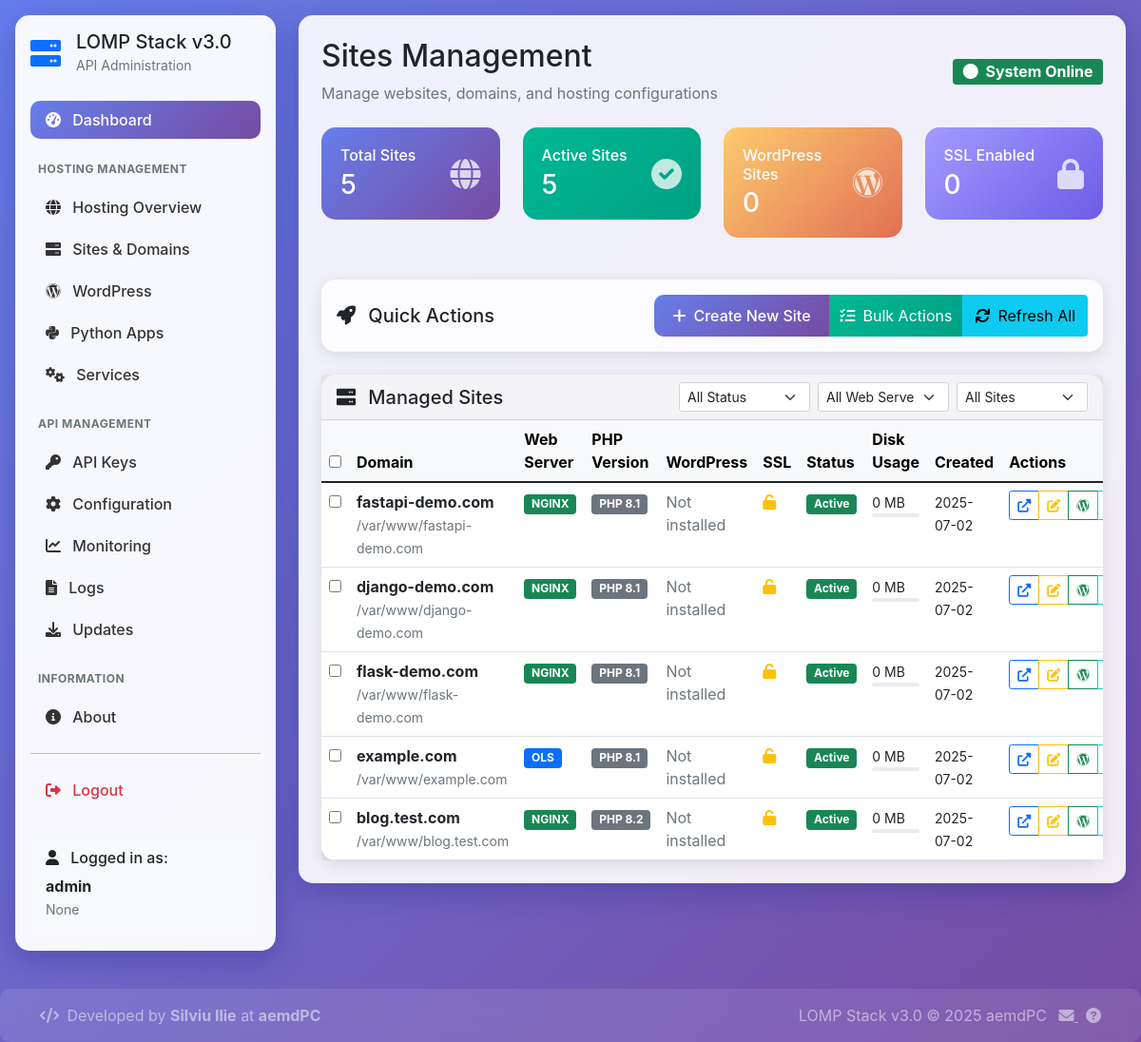
Screenshot of /sites (signed in) with the database file from the repository.
### tables this page shows
CREATE TABLE sites (
            id INTEGER PRIMARY KEY AUTOINCREMENT,
            domain TEXT UNIQUE NOT NULL,
            subdomain TEXT,
            document_root TEXT NOT NULL,
            php_version TEXT DEFAULT '8.1',
            web_server TEXT DEFAULT 'ols',
            ssl_enabled BOOLEAN DEFAULT 0,
            ssl_cert_path TEXT,
            wp_installed BOOLEAN DEFAULT 0,
            wp_version TEXT,
            wp_admin_user TEXT,
            wp_admin_email TEXT,
            disk_usage INTEGER DEFAULT 0,
            bandwidth_used INTEGER DEFAULT 0,
            status TEXT DEFAULT 'active',
            created_at TIMESTAMP DEFAULT CURRENT_TIMESTAMP,
            updated_at TIMESTAMP DEFAULT CURRENT_TIMESTAMP
        , site_type TEXT DEFAULT "php", python_version TEXT DEFAULT "3.11", python_framework TEXT, python_venv_path TEXT, python_wsgi_file TEXT, python_requirements_file TEXT, python_port INTEGER);

### admin_dashboard.py (the view)
    def decorated_function(*args, **kwargs):
        if 'admin_user' not in session:
            return redirect(url_for('login'))
        return f(*args, **kwargs)

### templates/sites.html (shortened to what this page needs)
{% extends "base.html" %}
{% block page_title %}Sites Management{% endblock %}
{% block subtitle %}Manage websites, domains, and hosting configurations{% endblock %}
{% set default_disk_limit_mb = 1024 %}
{% block content %}
<div class="row mb-4">
    <div class="col-md-3">
        <div class="stat-card">
            <div class="d-flex justify-content-between align-items-center">
                <div>
                    <h6 class="mb-1">Total Sites</h6>
                    <h3 class="mb-0">{{ sites|length }}</h3>
                </div>
                <i class="fas fa-globe fa-2x opacity-75"></i>
            </div>
        </div>
    </div>
    <div class="col-md-3">
        <div class="stat-card" style="background: linear-gradient(135deg, #00b894 0%, #00a085 100%);">
            <div class="d-flex justify-content-between align-items-center">
                <div>
                    <h6 class="mb-1">Active Sites</h6>
                    <h3 class="mb-0">{{ sites|selectattr('status', 'equalto', 'active')|list|length }}</h3>
                </div>
                <i class="fas fa-check-circle fa-2x opacity-75"></i>
            </div>
        </div>
    </div>
    <div class="col-md-3">
        <div class="stat-card" style="background: linear-gradient(135deg, #fdcb6e 0%, #e17055 100%);">
            <div class="d-flex justify-content-between align-items-center">
                <div>
                    <h6 class="mb-1">WordPress Sites</h6>
                    <h3 class="mb-0">{{ sites|selectattr('wp_installed', 'equalto', true)|list|length }}</h3>
                </div>
                <i class="fab fa-wordpress fa-2x opacity-75"></i>
            </div>
        </div>
    </div>
    <div class="col-md-3">
        <div class="stat-card" style="background: linear-gradient(135deg, #a29bfe 0%, #6c5ce7 100%);">
            <div class="d-flex justify-content-between align-items-center">
                <div>
                    <h6 class="mb-1">SSL Enabled</h6>
                    <h3 class="mb-0">{{ sites|selectattr('ssl_enabled', 'equalto', true)|list|length }}</h3>
                </div>
                <i class="fas fa-lock fa-2x opacity-75"></i>
            </div>
        </div>
    </div>
</div>
<div class="row mb-4">
    <div class="col-md-12">
        <div class="card">
            <div class="card-body">
                <div class="d-flex justify-content-between align-items-center">
                    <h5 class="card-title mb-0">
                        <i class="fas fa-rocket me-2"></i>
                        Quick Actions
                    </h5>
                    <div class="btn-group">
                        <button class="btn btn-primary" onclick="showCreateSiteModal()">
                            <i class="fas fa-plus me-2"></i>Create New Site
                        </button>
                        <button class="btn btn-success" onclick="showBulkActionsModal()">
                            <i class="fas fa-tasks me-2"></i>Bulk Actions
                        </button>
                        <button class="btn btn-info" onclick="refreshAllSites()">
                            <i class="fas fa-sync me-2"></i>Refresh All
                        </button>
                    </div>
                </div>
            </div>
        </div>
    </div>
</div>
<div class="row">
    <div class="col-md-12">
        <div class="card">
            <div class="card-header">
                <div class="d-flex justify-content-between align-items-center">
                    <h5 class="mb-0">
                        <i class="fas fa-server me-2"></i>
                        Managed Sites
                    </h5>
                    <div class="d-flex gap-2">
                        <select class="form-select form-select-sm" id="statusFilter" onchange="filterSites()">
                            <option value="">All Status</option>
                        </select>
                        <select class="form-select form-select-sm" id="webServerFilter" onchange="filterSites()">
                            <option value="">All Web Servers</option>
                        </select>
                        <select class="form-select form-select-sm" id="wpFilter" onchange="filterSites()">
                            <option value="">All Sites</option>
                        </select>
                    </div>
                </div>
            </div>
            <div class="card-body p-0">
                {% if sites %}
                <div class="table-responsive">
                    <table class="table table-hover mb-0" id="sitesTable">
                        <thead class="table-light">
                            <tr>
                                <th>
                                    <input type="checkbox" id="selectAll" onchange="toggleSelectAll()">
                                </th>
                                <th>Domain</th>
                                <th>Web Server</th>
                                <th>PHP Version</th>
                                <th>WordPress</th>
                                <th>SSL</th>
                                <th>Status</th>
                                <th>Disk Usage</th>
                                <th>Created</th>
                                <th>Actions</th>
                            </tr>
                        </thead>
                        <tbody>
                            {% for site in sites %}
                            <tr data-status="{{ site.status }}" data-server="{{ site.web_server }}" data-wp="{{ site.wp_installed }}">
                                <td>
                                    <input type="checkbox" class="site-checkbox" value="{{ site.id }}">
                                </td>
                                <td>
                                    <div class="d-flex align-items-center">
                                        <div>
                                            <strong>{{ site.full_domain }}</strong>
                                            <br>
                                            <small class="text-muted">{{ site.document_root }}</small>
                                        </div>
                                    </div>
                                </td>
                                <td>
                                    <span class="badge {% if site.web_server == 'ols' %}bg-primary{% elif site.web_server == 'nginx' %}bg-success{% else %}bg-info{% endif %}">
                                        {{ site.web_server.upper() }}
                                    </span>
                                </td>
                                <td>
                                    <span class="badge bg-secondary">PHP {{ site.php_version }}</span>
                                </td>
                                <td>
                                    {% if site.wp_installed %}
                                    <div class="d-flex align-items-center">
                                        <i class="fab fa-wordpress text-primary me-1"></i>
                                        <small>{{ site.wp_version or 'Installed' }}</small>
                                    </div>
                                    {% else %}
                                    <span class="text-muted">Not installed</span>
                                    {% endif %}
                                </td>
                                <td>
                                    {% if site.ssl_enabled %}
                                    <i class="fas fa-lock text-success" title="SSL Enabled"></i>
                                    {% else %}
                                    <i class="fas fa-unlock text-warning" title="SSL Disabled"></i>
                                    {% endif %}
                                </td>
                                <td>
                                    {% if site.status == 'active' %}
                                    <span class="badge bg-success">Active</span>
                                    {% else %}
                                    <span class="badge bg-danger">Inactive</span>
                                    {% endif %}
                                </td>
                                <td>
                                    <div class="d-flex align-items-center">
                                        <div class="flex-grow-1">
                                            <small>{{ "%.1f"|format(site.disk_usage / 1024 / 1024) if site.disk_usage else '0' }} MB</small>
                                            <div class="progress" style="height: 4px;">
                                                {% set disk_usage_mb = (site.disk_usage / 1024 / 1024) if site.disk_usage else 0 %}
                                                {% set max_disk_mb = site.disk_limit_mb if site.disk_limit_mb else default_disk_limit_mb %}
                                                {% set usage_percentage = (disk_usage_mb / max_disk_mb * 100) if disk_usage_mb else 0 %}
                                                {% set safe_percentage = [usage_percentage, 100]|min %}
                                            </div>
                                        </div>
                                    </div>
                                </td>
                                <td>
                                    <small>{{ site.created_at[:10] if site.created_at else 'Unknown' }}</small>
                                </td>
                                <td>
                                    <div class="btn-group btn-group-sm">
                                        <a href="http://{{ site.full_domain }}" target="_blank" class="btn btn-outline-primary" title="Visit Site">
                                            <i class="fas fa-external-link-alt"></i>
                                        </a>
                                        <button class="btn btn-outline-warning" onclick="editSite('{{ site.id }}')" title="Edit Site">
                                            <i class="fas fa-edit"></i>
                                        </button>
                                        {% if not site.wp_installed %}
                                        <button class="btn btn-outline-success" onclick="installWordPress('{{ site.id }}')" title="Install WordPress">
                                            <i class="fab fa-wordpress"></i>
                                        </button>
                                        {% endif %}
                                        <button class="btn btn-outline-info" onclick="manageSite('{{ site.id }}')" title="Manage">
                                        </button>
                                    </div>
                                </td>
                            </tr>
                            {% endfor %}
                        </tbody>
                    </table>
                </div>
                {% endif %}
            </div>
        </div>
    </div>
</div>
{% endblock %}

### rows the page displays
sites: full_domain "fastapi-demo.com", document_root "/var/www/fastapi-demo.com", web_server "NGINX", php_version "8.1", wp_installed "Not installed", ssl_enabled False (drawn), status "Active", disk_usage "0", created_at "2025-07-02"
sites: full_domain "django-demo.com", document_root "/var/www/django-demo.com", web_server "NGINX", php_version "8.1", wp_installed "Not installed", ssl_enabled False (drawn), status "Active", disk_usage "0", created_at "2025-07-02"
sites: full_domain "flask-demo.com", document_root "/var/www/flask-demo.com", web_server "NGINX", php_version "8.1", wp_installed "Not installed", ssl_enabled False (drawn), status "Active", disk_usage "0", created_at "2025-07-02"
sites: full_domain "example.com", document_root "/var/www/example.com", web_server "OLS", php_version "8.1", wp_installed "Not installed", ssl_enabled False (drawn), status "Active", disk_usage "0", created_at "2025-07-02"
sites: full_domain "blog.test.com", document_root "/var/www/blog.test.com", web_server "NGINX", php_version "8.2", wp_installed "Not installed", ssl_enabled False (drawn), status "Active", disk_usage "0", created_at "2025-07-02"

### other values shown
{{ session.admin_user.username if session.admin_user else 'Guest' }} "admin"
{{ session.admin_user.role if session.admin_user else '' }} "None"
{{ sites|length }} "5"
{{ sites|selectattr('status', 'equalto', 'active')|list|length }} "5"
{{ sites|selectattr('wp_installed', 'equalto', true)|list|length }} "0"
{{ sites|selectattr('ssl_enabled', 'equalto', true)|list|length }} "0"
